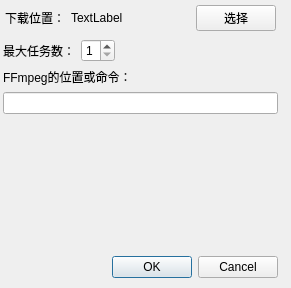
<?xml version="1.0" encoding="UTF-8"?>
<ui version="4.0">
 <class>dlset</class>
 <widget class="QDialog" name="dlset">
  <property name="geometry">
   <rect>
    <x>0</x>
    <y>0</y>
    <width>291</width>
    <height>288</height>
   </rect>
  </property>
  <property name="windowTitle">
   <string>下载设置</string>
  </property>
  <widget class="QWidget" name="verticalLayoutWidget">
   <property name="geometry">
    <rect>
     <x>0</x>
     <y>0</y>
     <width>281</width>
     <height>281</height>
    </rect>
   </property>
   <layout class="QVBoxLayout" name="verticalLayout">
    <property name="leftMargin">
     <number>3</number>
    </property>
    <property name="topMargin">
     <number>3</number>
    </property>
    <property name="rightMargin">
     <number>3</number>
    </property>
    <property name="bottomMargin">
     <number>3</number>
    </property>
    <item>
     <layout class="QHBoxLayout" name="horizontalLayout">
      <property name="leftMargin">
       <number>2</number>
      </property>
      <property name="topMargin">
       <number>2</number>
      </property>
      <property name="rightMargin">
       <number>2</number>
      </property>
      <property name="bottomMargin">
       <number>2</number>
      </property>
      <item>
       <widget class="QLabel" name="label">
        <property name="sizePolicy">
         <sizepolicy hsizetype="Fixed" vsizetype="Preferred">
          <horstretch>0</horstretch>
          <verstretch>0</verstretch>
         </sizepolicy>
        </property>
        <property name="text">
         <string>下载位置：</string>
        </property>
       </widget>
      </item>
      <item>
       <widget class="QLabel" name="label_2">
        <property name="text">
         <string>TextLabel</string>
        </property>
        <property name="wordWrap">
         <bool>true</bool>
        </property>
       </widget>
      </item>
      <item>
       <widget class="QPushButton" name="pushButton">
        <property name="sizePolicy">
         <sizepolicy hsizetype="Fixed" vsizetype="Fixed">
          <horstretch>0</horstretch>
          <verstretch>0</verstretch>
         </sizepolicy>
        </property>
        <property name="text">
         <string>选择</string>
        </property>
       </widget>
      </item>
     </layout>
    </item>
    <item>
     <layout class="QHBoxLayout" name="horizontalLayout_2">
      <item>
       <widget class="QLabel" name="label_3">
        <property name="text">
         <string>最大任务数：</string>
        </property>
       </widget>
      </item>
      <item>
       <widget class="QSpinBox" name="spinBox">
        <property name="minimum">
         <number>1</number>
        </property>
        <property name="maximum">
         <number>3</number>
        </property>
       </widget>
      </item>
      <item>
       <spacer name="horizontalSpacer">
        <property name="orientation">
         <enum>Qt::Horizontal</enum>
        </property>
        <property name="sizeHint" stdset="0">
         <size>
          <width>40</width>
          <height>20</height>
         </size>
        </property>
       </spacer>
      </item>
     </layout>
    </item>
    <item>
     <widget class="QLabel" name="label_4">
      <property name="text">
       <string>FFmpeg的位置或命令：</string>
      </property>
     </widget>
    </item>
    <item>
     <widget class="QLineEdit" name="lineEdit">
      <property name="toolTip">
       <string>默认位置：～/FFmpeg/ffmpeg</string>
      </property>
     </widget>
    </item>
    <item>
     <spacer name="verticalSpacer">
      <property name="orientation">
       <enum>Qt::Vertical</enum>
      </property>
      <property name="sizeHint" stdset="0">
       <size>
        <width>20</width>
        <height>40</height>
       </size>
      </property>
     </spacer>
    </item>
    <item>
     <widget class="QDialogButtonBox" name="buttonBox">
      <property name="orientation">
       <enum>Qt::Horizontal</enum>
      </property>
      <property name="standardButtons">
       <set>QDialogButtonBox::Cancel|QDialogButtonBox::Ok</set>
      </property>
     </widget>
    </item>
   </layout>
  </widget>
 </widget>
 <resources/>
 <connections/>
</ui>
